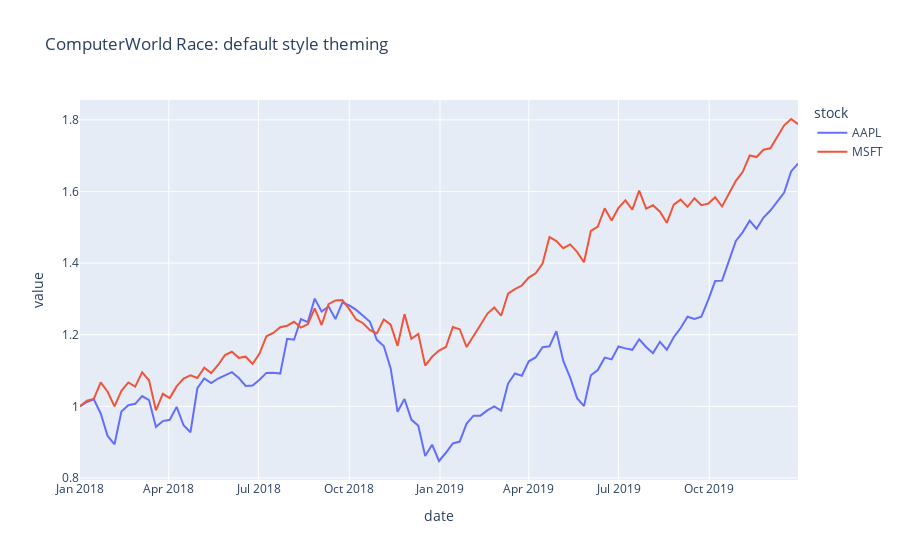

The cell this chart's notebook holds for it:
### Markdown cell above
### Simple plotting with default styling

Plot the simplest line chart on a figure with all the defaults for style. We're focusing on the highest level Plotly Express, which makes it quick to spin up interactive charts with few lines of code.

All of this is also possible plus more with the Plotly Graph Objects, which is a bigger learning curve than Express but has even more customization possibilities.

See docs for more options and examples of line charts [Python > Basic Charts > Line Charts](https://plotly.com/python/line-charts/).

### Code cell
fig = px.line(df1, x="date", y="value", color='stock', title='ComputerWorld Race: default style theming')
fig.show()
